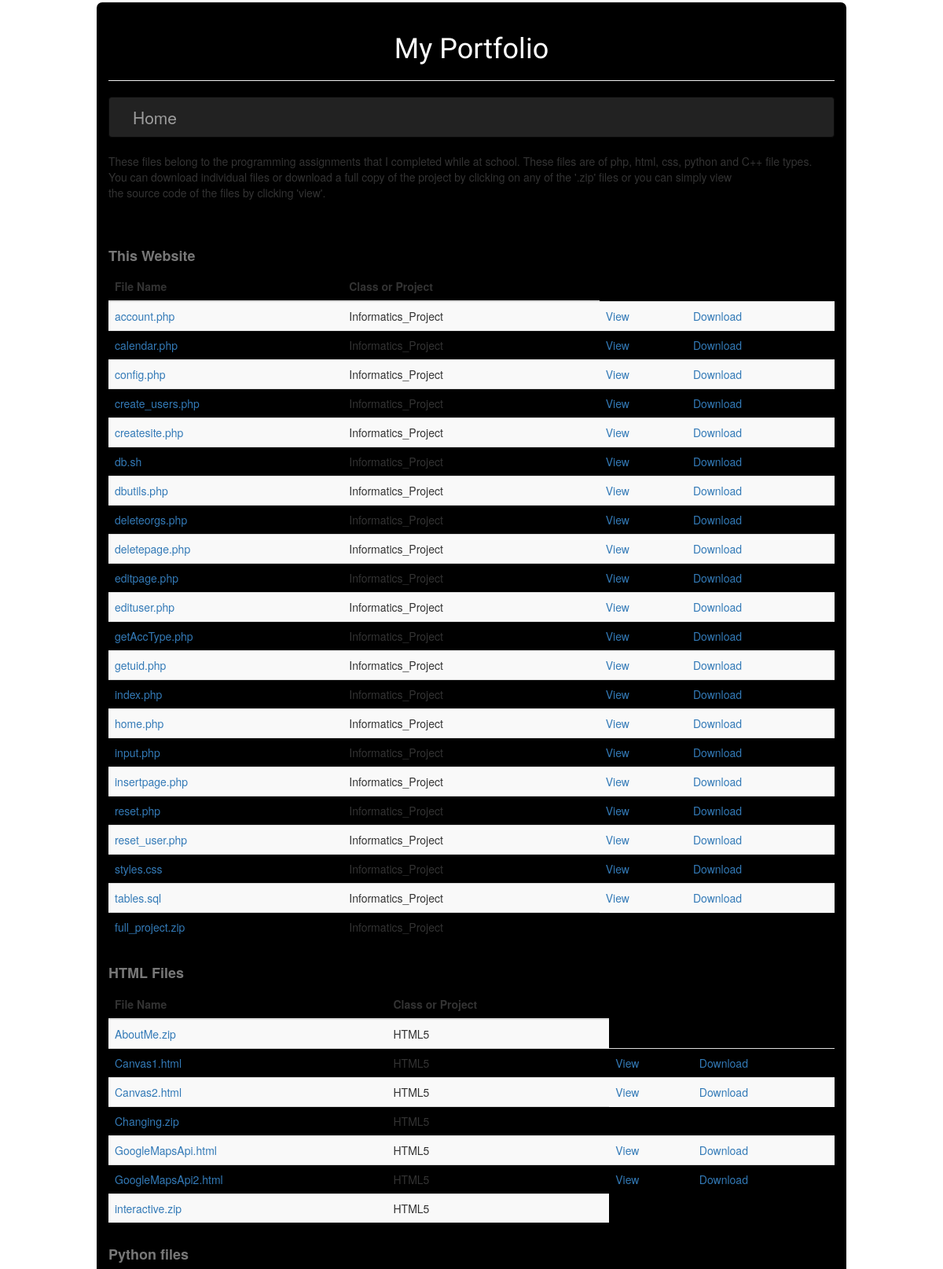
Screenshot of /portfolio.php (upper part) with the database file from the repository.
### tables this page shows
CREATE TABLE IF NOT EXISTS `Files` (
  `file_id` int(10) unsigned NOT NULL AUTO_INCREMENT,
  `file_name` varchar(50) NOT NULL,
  `Class` varchar(50) NOT NULL,
  PRIMARY KEY (`file_id`)
);

### dbutils.php (called while the page is built, shortened)
<?php
function queryDB($query, $db) {
  $result = mysqli_query($db, $query);
  return ($result);
}
function nTuples($result) {
  return(mysqli_num_rows($result));
}
function nextTuple($result) {
  return (mysqli_fetch_assoc($result));
}
?>

### portfolio.php (the view, shortened to what this page needs)
<!DOCTYPE html>
<html lang="en">
<head>
    <?php
        include_once("config.php");
        include_once("dbutils.php");
    ?>
    <link rel="stylesheet" href="https://bootswatch.com/cyborg/bootstrap.min.css">
    <link rel="stylesheet" href="http://code.jquery.com/ui/1.11.1/themes/smoothness/jquery-ui.css" />
    <link rel="stylesheet" href="styles.css"/>
</head>
<body>
<div class="container">
    <div class="row">
        <div class="col-xs-12">
            <div class="page-header">
                <h1 style="text-align: center">My Portfolio</h1>
            </div>
            <div class="row">
                <div class="col-xs-12">
                    <nav class="navbar navbar-inverse" role="navigation">
                        <div class="container-fluid">
                            <ul class="nav navbar-nav lead">
                                <li><a href="index.php">Home</a></li>
                            </ul>
                        </div>
                    </nav>
                </div>
            </div>
        </div>
    </div>
    <div class="row">
        <div class="col-xs-12">
            <p>These files belong to the programming assignments that I completed while at school. These files are of php, html, css, python and C++ file types.
            <br> You can download individual files or download a full copy of the project by clicking on any of the '.zip' files or you can simply view<br>
            the source code of the files by clicking 'view'.</p>
            <br>
            <br>
        </div>
    </div>
    <div class="row">
        <div class="col-xs-12">
                <?php
                    $db=connectDB($DBHost, $DBUser, $DBPassword, $DBName);
                    echo "<table class='table table-striped table-hover'>";
                        echo "\n <caption>This Website</caption>";
                        echo "\n <thead>";
                            echo "\n <tr>";
                                echo "\n <th>File Name</th>";
                                echo "\n <th>Class or Project</th>";
                            echo "\n </tr>";
                        echo "\n </thead>";
                        echo "\n <tbody>";
                            $getFiles="SELECT * from Files WHERE Class='Informatics_Project';";
                            $getFilesResult=queryDB($getFiles, $db);
                            if($getFilesResult){
                                $numrow=nTuples($getFilesResult);
                                for($n=0; $n<$numrow; $n++){
                                    $row=nextTuple($getFilesResult);
                                    echo "\n <tr>";
                                        echo "\n <td><a href='download.php/?fl=". $row['file_name'] . "'>" . $row['file_name'] . "</a></td>";
                                        echo "\n <td>" . $row['Class'] . "</td>";
                                        if(strpos($row['file_name'], '.zip') == false){
                                            echo "\n <td><a href='view.php/?fl=" . $row['file_name'] . "'>View</a></td>";
                                            echo "\n <td><a href='download.php/?fl=" . $row['file_name'] . "'>Download</a></td>";
                                        }
                                    echo "\n </tr>";
                                }
                            } else {
                                echo "Sorry no tuples found or there was a problem with the query.";
                            }
                    echo "\n </table>";
                ?>
        </div>
    </div>
    <div class="row">
        <div class="col-xs-12">
                <?php
                    echo "<table class='table table-striped table-hover'>";
                        echo "\n <caption>HTML Files</caption>";
                        echo "\n <thead>";
                            echo "\n <tr>";
                                echo "\n <th>File Name</th>";
                                echo "\n <th>Class or Project</th>";
                            echo "\n </tr>";
                        echo "\n </thead>";
                        echo "\n <tbody>";
                            $getFiles="SELECT * from Files WHERE Class='HTML5';";
                            $getFilesResult=queryDB($getFiles, $db);
                            if($getFilesResult){
                                $numrow=nTuples($getFilesResult);
                                for($n=0; $n<$numrow; $n++){
                                    $row=nextTuple($getFilesResult);
                                    echo "\n <tr>";
                                        echo "\n <td><a href='download.php/?fl=". $row['file_name'] . "'>" . $row['file_name'] . "</a></td>";
                                        echo "\n <td>" . $row['Class'] . "</td>";
                                        if(strpos($row['file_name'], '.zip') == false){
                                            echo "\n <td><a href='view.php/?fl=" . $row['file_name'] . "'>View</a></td>";
                                            echo "\n <td><a href='download.php/?fl=" . $row['file_name'] . "'>Download</a></td>";
                                        }
                                    echo "\n </tr>";
                                }
                            } else {
                                echo "Sorry no tuples found or there was a problem with the query.";
                            }
                    echo "\n </table>";
                ?>
        </div>
    </div>
    <div class="row">
        <div class="col-xs-12">
                <?php
                    echo "<table class='table table-striped table-hover'>";
                        echo "\n <caption>Python files</caption>";
                    echo "\n </table>";
                ?>
        </div>
    </div>
</div>
</body>
</html>

### styles.css (style rules this page uses)
h1 { font-family: 'Bungee Inline', cursive; color: white; }
body { background-color: white; }
.container { background-color: black; width: 80%; display: block; margin: 0px auto; border: solid; border-color: #FFFFFF; border-radius: 10px 10px 10px 10px; }
caption { font-size: large; font-weight: bold; }

### rows the page displays
files: file_name "account.php", Class "Informatics_Project"
files: file_name "calendar.php", Class "Informatics_Project"
files: file_name "config.php", Class "Informatics_Project"
files: file_name "create_users.php", Class "Informatics_Project"
files: file_name "createsite.php", Class "Informatics_Project"
files: file_name "db.sh", Class "Informatics_Project"
files: file_name "dbutils.php", Class "Informatics_Project"
files: file_name "deleteorgs.php", Class "Informatics_Project"
files: file_name "deletepage.php", Class "Informatics_Project"
files: file_name "editpage.php", Class "Informatics_Project"
files: file_name "edituser.php", Class "Informatics_Project"
files: file_name "getAccType.php", Class "Informatics_Project"
files: file_name "getuid.php", Class "Informatics_Project"
files: file_name "index.php", Class "Informatics_Project"
files: file_name "home.php", Class "Informatics_Project"
files: file_name "input.php", Class "Informatics_Project"
files: file_name "insertpage.php", Class "Informatics_Project"
files: file_name "reset.php", Class "Informatics_Project"
files: file_name "reset_user.php", Class "Informatics_Project"
files: file_name "styles.css", Class "Informatics_Project"
files: file_name "tables.sql", Class "Informatics_Project"
files: file_name "full_project.zip", Class "Informatics_Project"
files: file_name "AboutMe.zip", Class "HTML5"
files: file_name "Canvas1.html", Class "HTML5"
files: file_name "Canvas2.html", Class "HTML5"
files: file_name "Changing.zip", Class "HTML5"
files: file_name "GoogleMapsApi.html", Class "HTML5"
files: file_name "GoogleMapsApi2.html", Class "HTML5"
files: file_name "interactive.zip", Class "HTML5"
